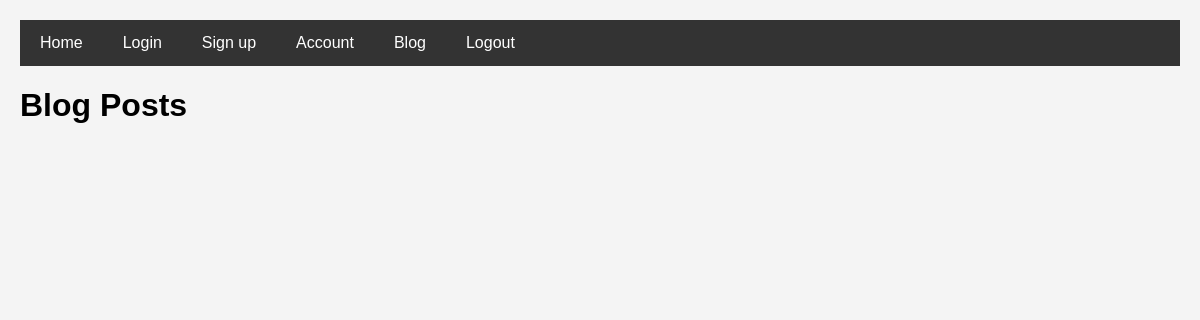
The page /blog/ on the database as committed earlier.
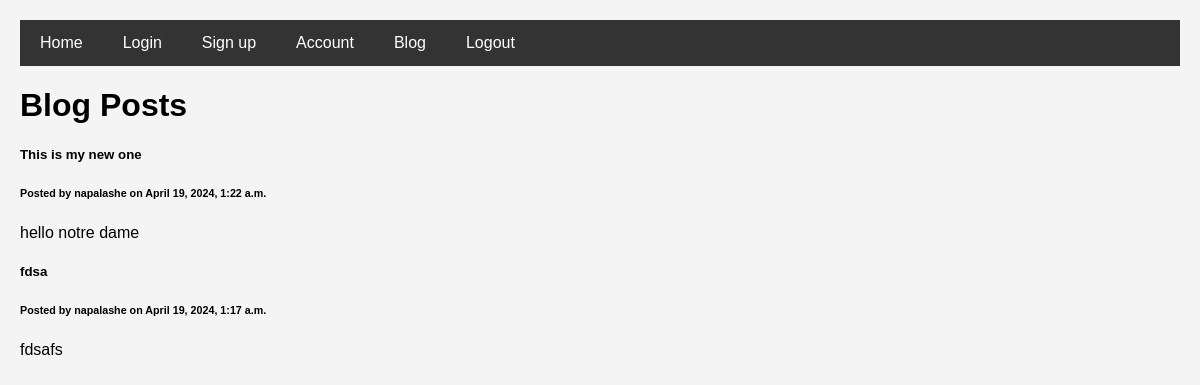
The same page on the database as committed later.
### blog/models.py (models this page shows, shortened)
class Post(models.Model):
    title = models.CharField(max_length=200)
    author = models.ForeignKey(User, on_delete=models.CASCADE)
    body = models.TextField()
    created_at = models.DateTimeField(default = timezone.now)
    updated_at = models.DateTimeField(default = timezone.now)

### userauths/models.py (models this page shows, shortened)
class User(AbstractUser):
    email = models.EmailField(unique = True)
    username = models.CharField(max_length=100)
    bio = models.CharField(max_length=100)
    USERNAME_FIELD = 'email'
    REQUIRED_FIELDS = ['username']

### blog/views.py (the view)
# urls.py: path('', views.blog_list, name ='blog-home'),
def blog_list(request):
        posts = Post.objects.all().order_by('-created_at')
        return render(request, 'blog/blog-home.html',{'posts': posts})

### templates/blog/blog-home.html
{% extends "partials/base.html" %} {% block content %}
<div class="container mt-4">
  <h1>Blog Posts</h1>
  {% for post in posts %}
  <div class="card mb-4">
    <div class="card-body">
      <h5 class="card-title">{{ post.title }}</h5>
      <h6 class="card-subtitle mb-2 text-muted">
        Posted by {{ post.author.username }} on {{ post.created_at }}
      </h6>
      <p class="card-text">{{ post.body }}</p>
    </div>
  </div>
  {% endfor %}
</div>
{% endblock %}

Rows that differ between the two databases and show on the page:
added Post: title "This is my new one", author.username "napalashe", created_at "April 19, 2024, 1:22 a.m.", body "hello notre dame"
added Post: title "fdsa", author.username "napalashe", created_at "April 19, 2024, 1:17 a.m.", body "fdsafs"
